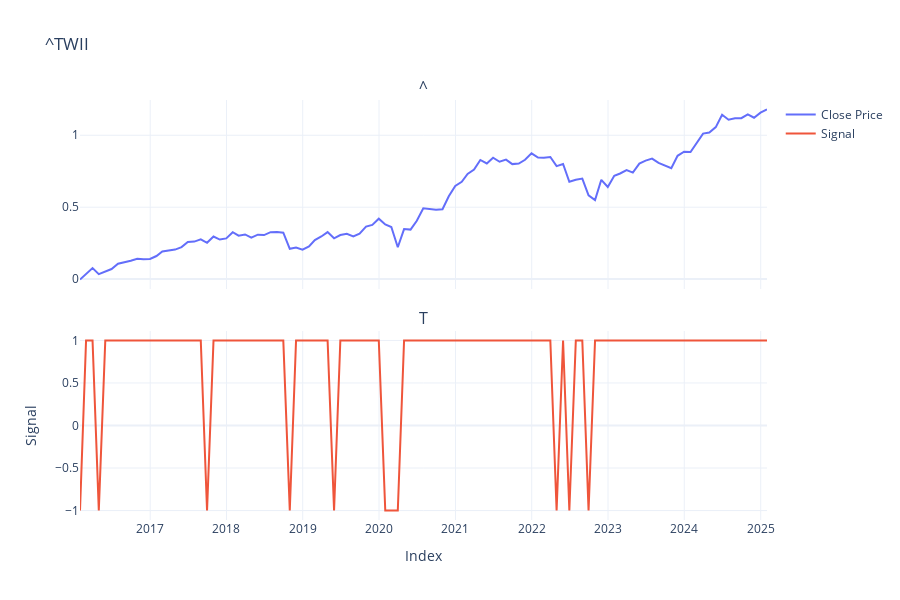

Notebook source saved alongside this figure:
### Markdown cell above
### Monthly Model
1. Add to the position when there's a signal with abnormal plunges/dips
2. bear market when there's 2 signals for the past 3 months, reverse when there's abnormal dips

### Code cell
# visualization, not quantifiable - Monthly Version
symbol = "^TWII"
data = yf.download(symbol, start='2016-01-01', rounding=2, progress=False)
returns = data[["Close"]].pct_change().dropna()
returns = returns.resample("ME").sum()

returns["pct_power_5"] = np.power(returns.Close, 5)
tajm = 3
alpha = 2 / (tajm + 1)
returns['cumsum_bm'] = returns.Close.cumsum()
returns['ma_cumsum_bm'] = returns.cumsum_bm.rolling(60).mean()
returns['pct_for_calculating_profit'] = returns.Close.shift(-2)

returns["pct_power_5_ema"] = returns["pct_power_5"].ewm(alpha=alpha, adjust=False).mean()
returns['pct_power_5_ema_shift_1'] = returns.pct_power_5_ema.shift(1)

returns['signal'] = returns.apply(lambda row: 1 if row['pct_power_5_ema'] > row['pct_power_5_ema_shift_1']*1.01 or row['pct_power_5_ema'] > 0 else -1, axis=1)

returns['strat_pct'] = returns.signal * returns.pct_for_calculating_profit

k = 0
u = -1

fig = make_subplots(rows=2, cols=1, shared_xaxes=True, vertical_spacing=0.1,
                     subplot_titles=symbol)

fig.add_trace(go.Scatter(
    x=returns.index[k:u],
    y=returns.iloc[k:u].cumsum_bm,
    mode='lines',
    name='Close Price'
), row=1, col=1)

fig.add_trace(go.Scatter(
    x=returns.index[k:u],
    y=returns.iloc[k:u]['signal'],
    mode='lines',
    name='Signal'
), row=2, col=1)

fig.update_layout(
    title=symbol,
    template="plotly_white",
    height=600
)

fig.update_xaxes(title_text="Index", row=2, col=1)
fig.update_yaxes(title_text="Signal", row=2, col=1)

fig.show()
